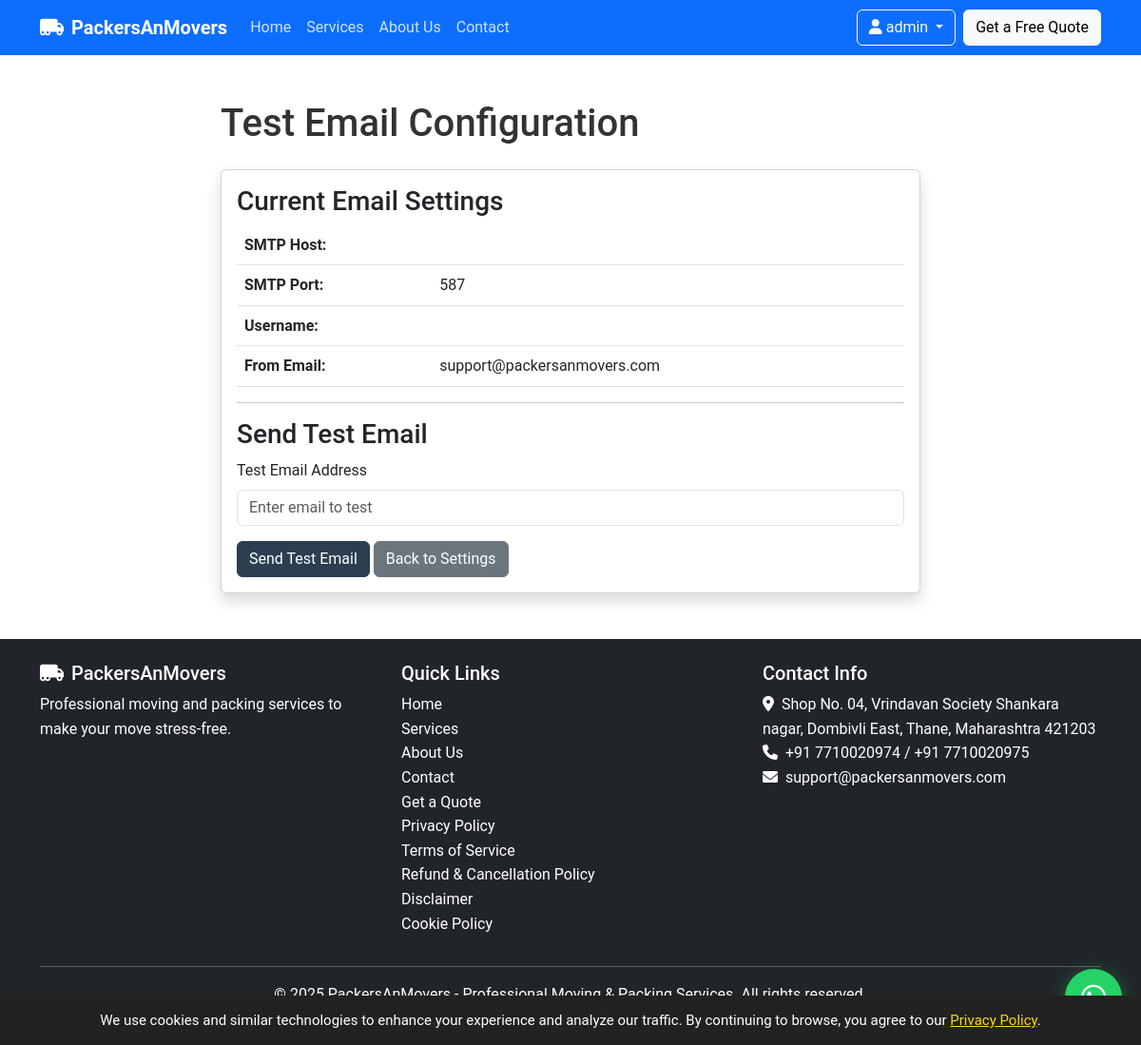
The page /test-email.php (signed in) on the database its author committed.
### tables this page shows
CREATE TABLE settings (
    id INT AUTO_INCREMENT PRIMARY KEY,
    setting_key VARCHAR(100) UNIQUE NOT NULL,
    setting_value TEXT NOT NULL,
    updated_at TIMESTAMP DEFAULT CURRENT_TIMESTAMP ON UPDATE CURRENT_TIMESTAMP
);

### config.php (called while the page is built, shortened)
<?php
try {
    $dsn = "mysql:host=" . DB_HOST . ";dbname=" . DB_NAME;
    $pdo = new PDO($dsn, DB_USER, DB_PASS);
    $pdo->setAttribute(PDO::ATTR_ERRMODE, PDO::ERRMODE_EXCEPTION);
    $pdo->query("SELECT 1");
} catch(PDOException $e) {
    error_log("MySQL Connection Failed: " . $e->getMessage());
    error_log("DSN: mysql:host=" . DB_HOST . ";dbname=" . DB_NAME);
    error_log("User: " . DB_USER);
    die("Database connection failed. Please check your .env configuration.<br>" .
        "Error: " . $e->getMessage() . "<br>" .
        "Visit /debug-db to troubleshoot.");
}
function is_logged_in() {
    return isset($_SESSION['user_id']);
}
function get_setting($key, $default = '') {
    global $pdo;
    try {
        $stmt = $pdo->prepare("SELECT setting_value FROM settings WHERE setting_key = ?");
        $stmt->execute([$key]);
        $result = $stmt->fetchColumn();
        return $result !== false ? $result : $default;
    } catch(Exception $e) {
        return $default;
    }
}
?>

### test-email.php (the view, shortened to what this page needs)
<?php
require_once 'config.php';
include 'includes/header.php';
?>
<div class="container my-5">
    <div class="row">
        <div class="col-lg-8 mx-auto">
            <h1 class="mb-4">Test Email Configuration</h1>
            <div class="card shadow">
                <div class="card-body">
                    <h3>Current Email Settings</h3>
                    <table class="table">
                        <tr>
                            <td><strong>SMTP Host:</strong></td>
                            <td><?php echo get_setting('mail_host', 'Not configured'); ?></td>
                        </tr>
                        <tr>
                            <td><strong>SMTP Port:</strong></td>
                            <td><?php echo get_setting('mail_port', '587'); ?></td>
                        </tr>
                        <tr>
                            <td><strong>Username:</strong></td>
                            <td><?php echo get_setting('mail_username', 'Not configured'); ?></td>
                        </tr>
                        <tr>
                            <td><strong>From Email:</strong></td>
                            <td><?php echo get_setting('mail_from', 'Not configured'); ?></td>
                        </tr>
                    </table>
                    <hr>
                    <h3>Send Test Email</h3>
                    <form method="POST">
                        <div class="mb-3">
                            <label for="test_email" class="form-label">Test Email Address</label>
                            <input type="email" class="form-control" id="test_email" name="test_email" required placeholder="Enter email to test">
                        </div>
                        <button type="submit" class="btn btn-primary">Send Test Email</button>
                        <a href="/settings" class="btn btn-secondary">Back to Settings</a>
                    </form>
                </div>
            </div>
        </div>
    </div>
</div>
<?php include 'includes/footer.php'; ?>

### includes/header.php (shortened to what this page needs)
<!DOCTYPE html>
<html lang="en">
<head>
    <link href="https://cdn.jsdelivr.net/npm/bootstrap@5.3.0-alpha1/dist/css/bootstrap.min.css" rel="stylesheet">
    <link rel="stylesheet" href="https://cdnjs.cloudflare.com/ajax/libs/font-awesome/6.0.0/css/all.min.css">
    <link rel="stylesheet" href="/assets/css/style.css">
</head>
<body>
    <nav class="navbar navbar-expand-lg navbar-dark bg-primary">
        <div class="container">
            <a class="navbar-brand" href="/">
                <i class="fas fa-truck-moving me-2"></i><?php echo get_setting('company_name', 'PackersAnMovers'); ?>
            </a>
            <div class="collapse navbar-collapse" id="navbarNav">
                <ul class="navbar-nav me-auto">
                    <li class="nav-item">
                        <a class="nav-link" href="/">Home</a>
                    </li>
                    <li class="nav-item">
                        <a class="nav-link" href="/services">Services</a>
                    </li>
                    <li class="nav-item">
                        <a class="nav-link" href="/about">About Us</a>
                    </li>
                    <li class="nav-item">
                        <a class="nav-link" href="/contact">Contact</a>
                    </li>
                </ul>
            </div>
            <div class="d-flex align-items-center">
                <?php if (is_logged_in()): ?>
                <div class="dropdown me-2">
                    <button class="btn btn-outline-light dropdown-toggle" type="button" id="businessDropdown" data-bs-toggle="dropdown">
                        <i class="fas fa-user"></i> <span class="d-none d-md-inline"><?php echo $_SESSION['username']; ?></span>
                    </button>
                </div>
                <?php endif; ?>
                <a href="/quote" class="btn btn-light">Get a Free Quote</a>
            </div>
        </div>
    </nav>
    <main>

### includes/footer.php (shortened to what this page needs)
</main>
    <footer class="bg-dark text-white py-4 mt-5">
        <div class="container">
            <div class="row">
                <div class="col-md-4">
                    <h5><i class="fas fa-truck-moving me-2"></i><?php echo get_setting('company_name', 'PackersAnMovers'); ?></h5>
                    <p>Professional moving and packing services to make your move stress-free.</p>
                </div>
                <div class="col-md-4">
                    <h5>Quick Links</h5>
                    <ul class="list-unstyled">
                        <li><a href="/" class="text-white">Home</a></li>
                        <li><a href="/services" class="text-white">Services</a></li>
                        <li><a href="/about" class="text-white">About Us</a></li>
                        <li><a href="/contact" class="text-white">Contact</a></li>
                        <li><a href="/quote" class="text-white">Get a Quote</a></li>
                        <li><a href="/privacy-policy" class="text-white">Privacy Policy</a></li>
                        <li><a href="/terms-of-service" class="text-white">Terms of Service</a></li>
                        <li><a href="/terms-of-service#refund-policy" class="text-white">Refund & Cancellation Policy</a></li>
                        <li><a href="/disclaimer" class="text-white">Disclaimer</a></li>
                        <li><a href="/cookie-policy" class="text-white">Cookie Policy</a></li>
                    </ul>
                </div>
                <div class="col-md-4">
                    <h5>Contact Info</h5>
                    <address>
                        <i class="fas fa-map-marker-alt me-2"></i><?php echo get_setting('company_address', 'Address not configured'); ?><br>
                        <i class="fas fa-phone me-2"></i><?php echo get_setting('company_phone1', 'Phone not configured'); ?><?php if(get_setting('company_phone2')): ?> / <?php echo get_setting('company_phone2'); ?><?php endif; ?><br>
                        <i class="fas fa-envelope me-2"></i><?php echo get_setting('company_email', 'Email not configured'); ?>
                    </address>
                </div>
            </div>
            <hr>
            <div class="text-center">
                <p>&copy; 2025 <?php echo get_setting('company_name', 'PackersAnMovers'); ?><?php echo get_setting('company_tagline') ? ' - ' . get_setting('company_tagline') : ''; ?>. All rights reserved.</p>
            </div>
        </div>
    </footer>
    <div class="whatsapp-float">
        <a href="https://wa.me/<?php echo str_replace(['+', ' ', '-'], '', get_setting('company_phone1', '917710020974')); ?>?text=Hi, I need help with packers and movers service" target="_blank">
        </a>
    </div>
    <div id="consent-banner" style="display:none; position:fixed; bottom:0; left:0; width:100%; background:#222; color:#fff; padding:14px 10px; z-index:9999; text-align:center; font-size:15px;">
    We use cookies and similar technologies to enhance your experience and analyze our traffic.
    By continuing to browse, you agree to our
    <a href="/privacy-policy" style="color:#ffd700;text-decoration:underline;">Privacy Policy</a>.
    </div>
</body>
</html>

### assets/css/style.css (style rules this page uses)
:root { --primary-color: #2c3e50; --secondary-color: #3498db; --accent-color: #e74c3c; --light-color: #f8f9fa; --dark-color: #343a40; }
body { font-family: 'Roboto', sans-serif; color: #333; line-height: 1.6; }
.btn-primary { background-color: var(--primary-color); border-color: var(--primary-color); }
.card { transition: transform 0.3s ease, box-shadow 0.3s ease; }
.navbar-brand { font-weight: 700; }
.navbar-dark .navbar-nav .nav-link { color: rgba(255, 255, 255, 0.8); }
footer { margin-top: 0 !important; }
footer a { text-decoration: none; }
.whatsapp-float { position: fixed; width: 60px; height: 60px; bottom: 20px; right: 20px; background-color: #25d366; color: white; border-radius: 50px; text-align: center; font-size: 30px; box-shadow: 0 4px 20px rgba(37, 211, 102, 0.4); z-index: 1000; transition: all 0.3s ease; animation: pulse-whatsapp 2s infinite; }
.whatsapp-float a { color: white; text-decoration: none; display: flex; align-items: center; justify-content: center; width: 100%; height: 100%; }

### rows shown on the page
settings: setting_value "PackersAnMovers"
settings: setting_value "587"
settings: setting_value "support@packersanmovers.com"
settings: setting_value "Shop No. 04, Vrindavan Society Shankara nagar, Dombivli East, Thane, Maharashtra 421203"
settings: setting_value "+91 7710020974"
settings: setting_value "+91 7710020975"
settings: setting_value "support@packersanmovers.com"
settings: setting_value "Professional Moving & Packing Services"

### other values the page prints
$_SESSION['username'] "admin"
